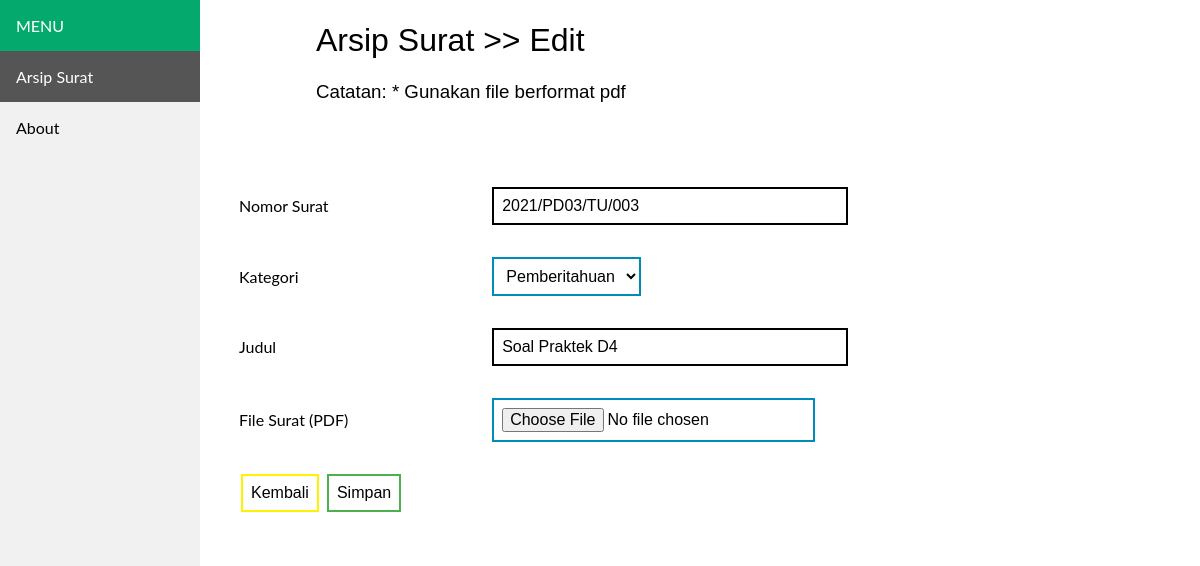
The page /update.php?id=27 on the database its author committed.
### tables this page shows
CREATE TABLE `arsip` (
  `id` int(11) NOT NULL,
  `nomor` varchar(50) NOT NULL,
  `kategori` varchar(50) NOT NULL,
  `judul` varchar(255) NOT NULL,
  `tgl_arsip` date NOT NULL,
  `pdf` varchar(255) NOT NULL
);

### update.php (the view, shortened to what this page needs)
<!DOCTYPE html>
<html>
<head>
<link rel="stylesheet" type="text/css" href="style.css">
</head>
<body>
<div class="sidebar">
  <div class="block">MENU</div>
  <a class="active" href="index.php">Arsip Surat</a>
  <a href="about.php">About</a>
</div>
<div class="content">
    <h1>Arsip Surat >> Edit</h1>
    <h3>Catatan: * Gunakan file berformat pdf</h3>
	<br/>
	<br/>
    <?php
		include 'koneksi.php';
        $id = $_GET['id'];
        $data = mysqli_query($koneksi,"select * from arsip where id='$id'");
		while($d = mysqli_fetch_array($data)){
			?>
  <form method="post" action="edit_method.php?id=<?php echo $id; ?>" enctype="multipart/form-data">
  <table class="none" style="width:100%;">
			<tr>
				<td>Nomor Surat</td>
				<td><input class="inpt" type="text" name="nomor" value="<?php echo $d['nomor']; ?>"></td>
			</tr>
			<tr>
				<td>Kategori</td>
				<td>
                <select class="button button2" name="kategori">
                    <option selected="selected"><?php echo $d['kategori']; ?></option>
                </select>
                </td>
			</tr>
            <tr>
				<td>Judul</td>
				<td><input class="inpt" type="text" name="judul" value="<?php echo $d['judul']; ?>"></td>
			</tr>
			<tr>
				<td>File Surat (PDF)</td>
				<td><input class="button button2" type="file" name="file" value="<?php echo $d['pdf']; ?>" accept="application/pdf"><br></td>
			</tr>
            <tr>
                <td colspan="2">
                <a style="text-decoration: none; color:black;" href="show.php?id=<?php echo $id; ?>"><button class="button button6">Kembali</button></a>
                    <input class="button button1" type="submit" value="Simpan">
                </td>
            </tr>
		</table>
  </form>
  <?php
		}
		?>
</div>
</body>
</html>

### style.css (style rules this page uses)
body { margin: 0; font-family: "Lato", sans-serif; }
.sidebar { margin: 0; padding: 0; width: 200px; background-color: #f1f1f1; position: fixed; height: 100%; overflow: auto; }
.sidebar a { display: block; color: black; padding: 16px; text-decoration: none; }
.sidebar a.active { background-color: #555; color: white; }
div.block { background-color: #04AA6D; color: white; display: block; padding: 16px; text-decoration: none; }
div.content { margin-left: 200px; padding: 1px 16px; }
h1 { padding-left: 100px; font-family: sans-serif; font-weight: 100; }
h3 { padding-left: 100px; font-family: sans-serif; font-weight: 50; }
table.none, th, td { border: 1px solid white; }
table.none { border-spacing: 20px; }
.button { background-color: #4CAF50; border: none; color: white; padding: 8px 8px; text-align: center; text-decoration: none; display: inline-block; font-size: 16px; margin: 4px 2px; transition-duration: 0.4s; cursor: pointer; }
.button1 { background-color: white; color: black; border: 2px solid #4CAF50; }
.button2 { background-color: white; color: black; border: 2px solid #008CBA; }
.button6 { background-color: white; color: black; border: 2px solid #fff200; }
input.inpt { border: 2px solid black; padding: 8px 8px; font-size: 16px; margin: 4px 2px; width: 50%; }

### rows shown on the page
arsip: nomor "2021/PD03/TU/003", kategori "Pemberitahuan", judul "Soal Praktek D4"
